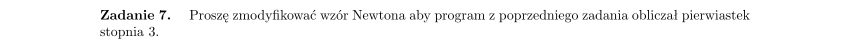
#> input picture srt/zbior_zadan/07.png, 1700 x 97 px (shown at 1/2 size); its folder holds only this picture in this run
$ python t.py
#> lines starting #> are read from the running program, lines starting #| are printed output that depends on the picture
from PIL import Image
import os


def apply_custom_color_mapping(
    input_folder,
    output_folder,
    prefix="black_",
    white_replacement=(38, 44, 54, 255),
    black_replacement=(101, 108, 118, 255),
):
#> called with input_folder = '.', output_folder = '.', prefix = 'black_', white_replacement = (38, 44, 54, 255), black_replacement = (205, 217, 229, 255)
    if not os.path.exists(output_folder):
        os.makedirs(output_folder)

    for filename in os.listdir(input_folder):
        if filename.endswith((".png", ".jpg", ".jpeg")):
            input_path = os.path.join(input_folder, filename)
            output_path = os.path.join(output_folder, f"{prefix}{filename}")

            with Image.open(input_path).convert("RGBA") as img:

                width, height = img.size
#> width = 1700; height = 97
                pixels = img.load()
                for x in range(width):
                    for y in range(height):
                        r, g, b, a = pixels[x, y]

                        brightness = (r + g + b) / 3

                        t = brightness / 255

                        new_r = int(
                            black_replacement[0] * (1 - t) + white_replacement[0] * t
                        )
                        new_g = int(
                            black_replacement[1] * (1 - t) + white_replacement[1] * t
                        )
                        new_b = int(
                            black_replacement[2] * (1 - t) + white_replacement[2] * t
                        )
                        new_a = int(
                            black_replacement[3] * (1 - t) + white_replacement[3] * t
                        )

                        pixels[x, y] = (new_r, new_g, new_b, new_a)

                img.save(output_path)
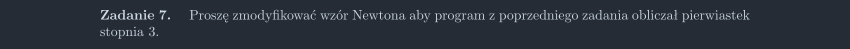
#> saved as black_07.png: PIL image 1700x97 RGBA (shown at 1/2 size); mean R, G, B, A 43.3, 49.5, 59.6, 255; transparent parts drawn white


# Użycie
input_folder = "."
output_folder = "."
apply_custom_color_mapping(
    input_folder,
    output_folder,
    white_replacement=(38, 44, 54, 255),
    black_replacement=(205, 217, 229, 255),
)
